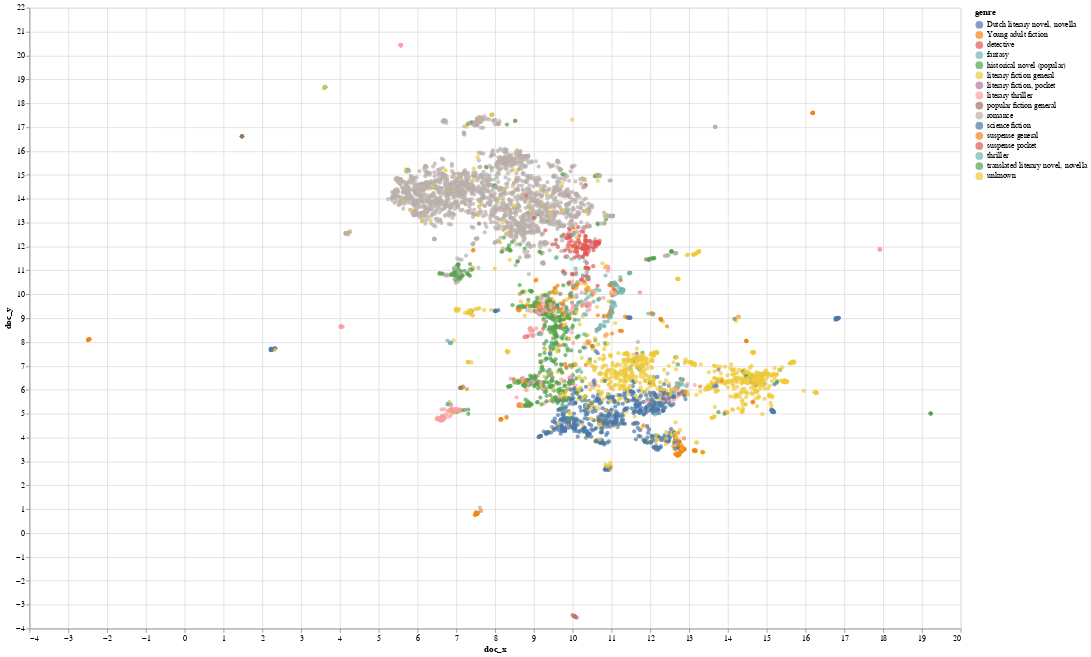

Notebook source saved alongside this figure:
### Code cell
# import altair with an abbreviated alias
# pip install "vegafusion[embed]>=1.5.0"
import altair as alt
# alt.data_transformers.enable("vegafusion")

df_doc_viz = pd.read_csv("doc_vectors_viz.csv", index_col="doc_id")
# Altair does not allow > 5K points, otherwise is needs pyarrow which is not supported here
df_doc_viz = df_doc_viz.sample(n=5000)
df_doc_viz.rename(columns={'Unnamed: 0': 'doc_id'}, inplace=True)
df_doc_viz.columns

# Altair scatter plot
scatter_plot = alt.Chart(df_doc_viz
).mark_circle().encode(
    x='doc_x',
    y='doc_y',
    tooltip=['doc_id'],
    color='genre:N'
).properties(
    width=1200,
    height=800
).interactive()

scatter_plot.show()

### Figure 1 — Vega-Lite specification as saved in the notebook (floating-point values rounded to 4 significant figures; data arrays with more than 128 entries replaced by an {"elided": "..."} marker saying what was removed)
{"config": {"view": {"continuousWidth": 300, "continuousHeight": 300}}, "data": {"name": "data-9667705618044b3272d0d48d537aff1a"}, "mark": {"type": "circle"}, "encoding": {"color": {"field": "genre", "type": "nominal"}, "tooltip": [{"field": "doc_id", "type": "quantitative"}], "x": {"field": "doc_x", "type": "quantitative"}, "y": {"field": "doc_y", "type": "quantitative"}}, "height": 800, "params": [{"name": "param_3", "select": {"type": "interval", "encodings": ["x", "y"]}, "bind": "scales"}], "width": 1200, "$schema": "https://vega.github.io/schema/vega-lite/v5.17.0.json", "datasets": {"data-9667705618044b3272d0d48d537aff1a": {"elided": "5000 records"}}}
